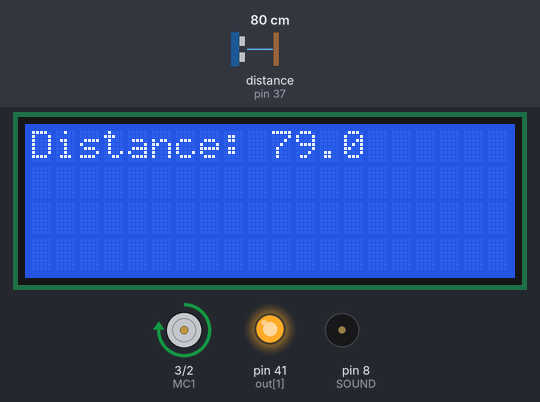
Recording of a sketch running on a simulated Arduino Mega 2560, built with avr-gcc and run on an emulated ATmega2560. Parts: 20×4 character LCD, motor-driver pin pairs drawn as motors (green arrow = first pin HIGH = forward, orange = second pin HIGH = backward, longer = more drive, scaled by the enable pin), output pins drawn as LEDs (lit = HIGH), buzzer (waves = sounding). Wiring (inferred from the names in the program): ultrasonic range finder: trigger pin 39; echo pin 37. The inputs (shaded band) are chosen by the test bench; at power-on: distance to the obstacle (sensor on pin 37) 80 cm. The echo pulse lasts 58.3 µs per cm; pins used as bus, display or sensor lines are not drawn; what the sketch prints to the serial monitor is not drawn.

Above: at 0.38 s.
1.3 s: distance to the obstacle (sensor on pin 37) set to 2 cm
At 2.8 s:
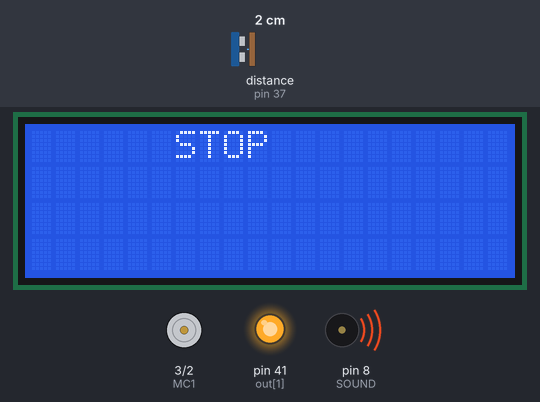
3.1 s: distance to the obstacle (sensor on pin 37) set to 4 cm
4.6 s: distance to the obstacle (sensor on pin 37) set to 7 cm
At 5.14 s:
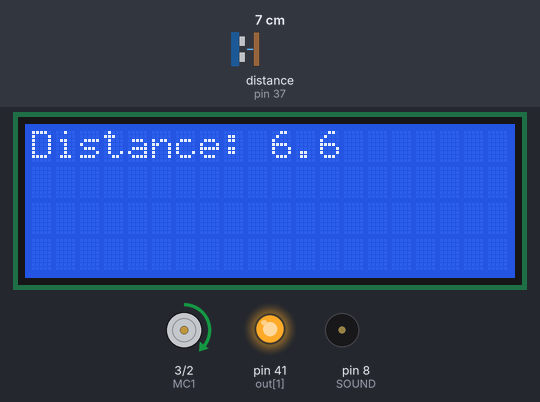
6.9 s: distance to the obstacle (sensor on pin 37) set to 35 cm
At 7.25 s:
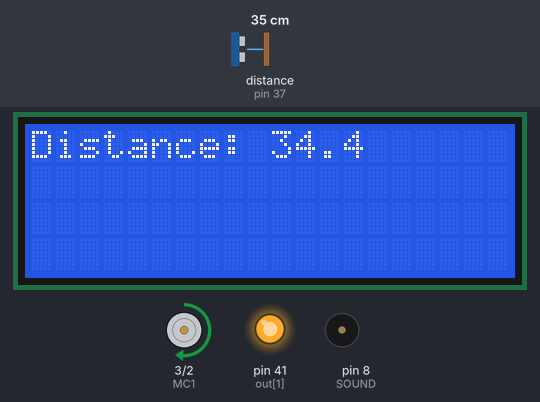
9.0 s: distance to the obstacle (sensor on pin 37) set to 60 cm
At 9.36 s:
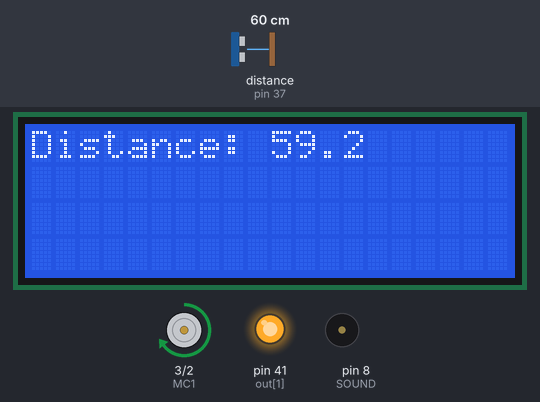
Timing chart, 0 to 13.1 s (numbered marks = the images above; inputs shaded):
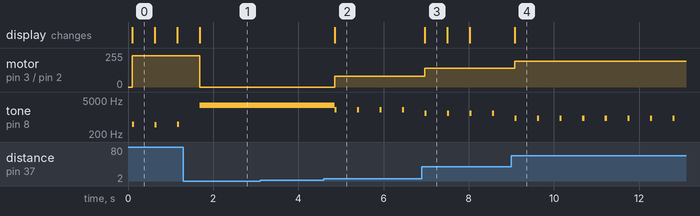

Measured:
- the behaviour switches between 5 and 6 cm on distance to the obstacle (sensor on pin 37) (found by bisection; images 1 and 2)
- after the input at 1.3 s, motor on pin 3 (MC1) / pin 2 (MC2): forward 235/255 → stopped after 0.39 s; the display: changes after 0.39 s (image 1)
- after the input at 4.6 s, motor on pin 3 (MC1) / pin 2 (MC2): stopped → forward 82/255 after 0.25 s; tone on pin 8 (SOUND): alternates 1980 Hz for 0.05 s and silent for 0.48 s, starting after 0.25 s; the display: changes after 0.25 s (image 2)
- after the input at 6.9 s, motor on pin 3 (MC1) / pin 2 (MC2): forward 82/255 → forward 141/255 after 0.06 s; the display: changes after 0.06 s (image 3)
- after the input at 9.0 s, motor on pin 3 (MC1) / pin 2 (MC2): forward 141/255 → forward 195/255 after 0.08 s; the display: changes after 0.08 s (image 4)
- what the display in image 3 shows lasts 0.5 s, from 7.0 s to 7.5 s

The sketch:

01_CT_projectFinal.ino
```cpp
#include <LiquidCrystal_I2C.h>
#define SOUND 8//소리 포트
LiquidCrystal_I2C lcd(0x3F,20,4);
#define EN 6
#define MC1 3
#define MC2 2
#define trig 39
#define echo 37
typedef struct Ctrl {
  void (*Updater)(float);
  void (*Stopper)();
  } Control;
Control c[] = {{LCDUpdater,LCDStopper},{MTRUpdater,MTRStopper},{SNDUpdater,SNDStopper}}; //업데이트 함수
int in[] = {35,echo};
int out[] = {trig,41,MC1,MC2,EN};
void setup()
{
  lcd.init(); // initialize the lcd
  lcd.backlight();
  for(int i=0;i<(sizeof(in)/sizeof(in[0]));i++)pinMode(in[i],INPUT);
  for(int i=0;i<(sizeof(out)/sizeof(out[0]));i++)pinMode(out[i],OUTPUT);
  digitalWrite(35,LOW);
  digitalWrite(41,HIGH);
  brake();
  Serial.begin(9600);
}
void loop(){
  float length = ReadLength();//거리 측정
  for(int i=0;i<(sizeof(c)/sizeof(c[0]));i++)DoOnLength(c[i],length);//거리에 맞게 업데이트
  delay(500);//500ms 기다리기
}
void DoOnLength(Control c, float len){ //업데이트 관리 함수
  if(len<5)c.Stopper();
  else if(len<129)c.Updater(len);
}
void LCDUpdater(float len){ // LCD 거리 업데이트
  char LCDMSG[8];
  dtostrf(len,3,1,LCDMSG);
  lcd.clear();
  lcd.print("Distance: ");
  lcd.print(LCDMSG);
}
void LCDStopper(){ //멈춤 시 LCD 업데이트
  lcd.clear();
  lcd.print("      STOP      ");
}
void SNDUpdater(float len){tone(SOUND,len<100?map(len,5,100,2000,50):50,50);} // 거리에 따른 소리 업데이트
void SNDStopper(){tone(SOUND,3000);} // 멈춤 시 삐 소리
void MTRUpdater(float len){forward(map(len,5,80,80,240));} // 거리에 따른 모터 거리 업데이트
void MTRStopper(){brake();} //멈춤 시 모터 멈춤
float ReadLength(){ // 거리 재기
  delay(10);
  digitalWrite(trig, LOW);
  digitalWrite(echo, LOW);
  delayMicroseconds(2);
  digitalWrite(trig, HIGH);
  delayMicroseconds(10);
  digitalWrite(trig, LOW);
  unsigned long duration = pulseIn(echo, HIGH);
  if(duration == 0)return 80; // Division by 0 피하기
  float distance = (((float)duration / 10000.0)*340.0 / 2);
  if(distance > 80)return 80; //거리 자르기
  return distance;
}
int previous = 0;
void forward(int rate) { //전진
  if(abs(previous-rate)>15){ //너무 많은 폴링을 저지하기 위해 큰 폭으로 속도가 바뀌어야 명령이 들어감
    digitalWrite(EN,LOW);
    digitalWrite(MC1,HIGH);
    digitalWrite(MC2,LOW);
    analogWrite(EN, rate);
    Serial.println(rate);
    }
  previous = rate;
}
void brake(){ //멈추기
  digitalWrite(EN,LOW);
  digitalWrite(MC1,LOW);
  digitalWrite(MC2,LOW);
  analogWrite(EN, HIGH);
  previous = 0;
}
```
